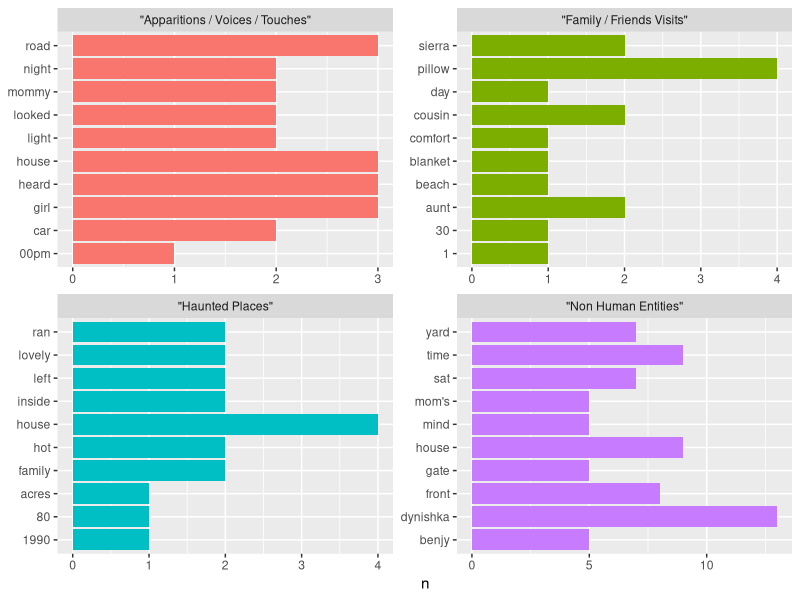
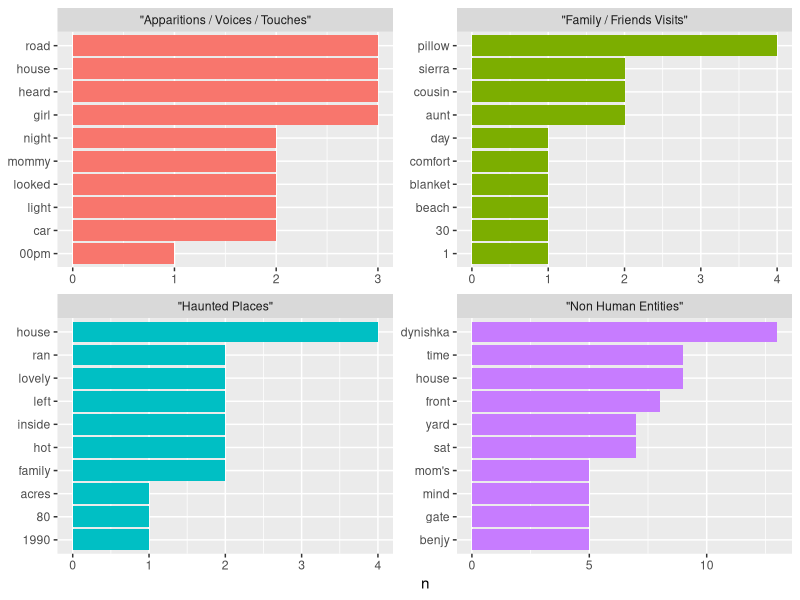
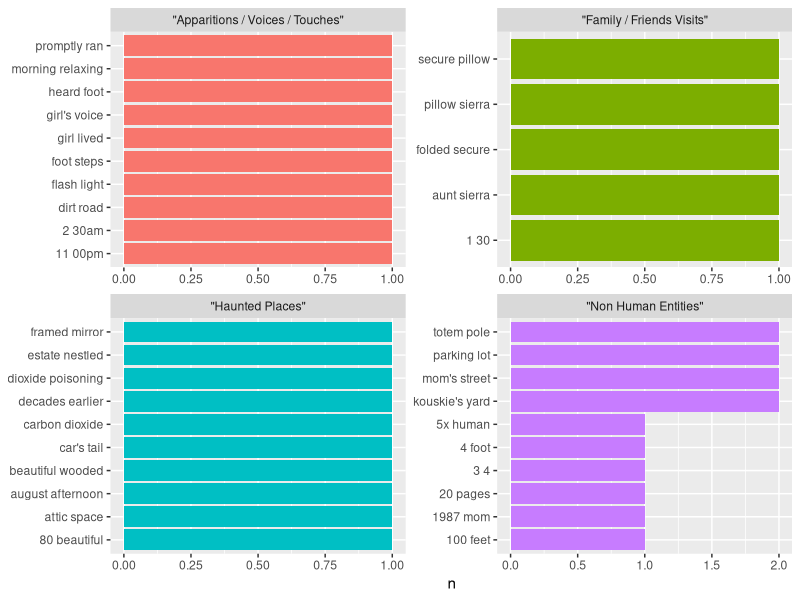
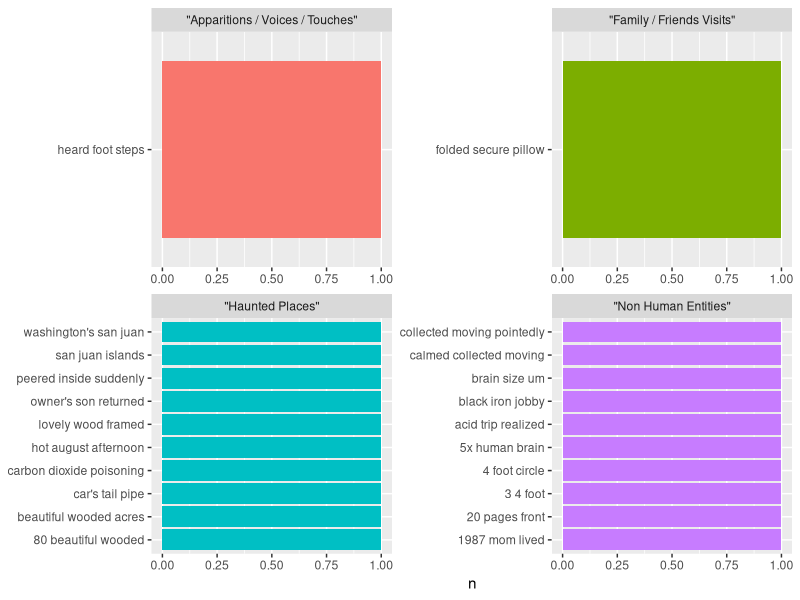

Write the R code that produced these figures, in order. (Note: this script raises an error after producing the figures.)
## ---- chunk 1
library(tidyverse)
library(tidytext)
library(knitr)
library(janeaustenr)
## ---- chunk 2
lines <- readLines("../data/data_pages.csv", encoding = "UTF-8")
split_lines <- strsplit(lines, "#\\$%#\\$%")

data_pages_loaded <- as.data.frame(do.call(rbind, split_lines), stringsAsFactors = FALSE)

colnames(data_pages_loaded) <- data_pages_loaded[1, ]
data_pages_loaded <- data_pages_loaded[-1, ]
rownames(data_pages_loaded) <- NULL

data_pages_loaded
## ---- chunk 3
colnames(data_pages_loaded) <- gsub('"', '', colnames(data_pages_loaded))

data_pages_loaded <- data_pages_loaded %>%
  mutate(
    state = if_else(is.na(state) | state == "" | state == "NA", country, state)
  ) %>%
  filter(!(is.na(category) | category == "" | category == "NA"))

#data_pages_loaded <- data_pages_loaded %>% slice_sample(n = 2000)
## ---- chunk 4
data_words <- data_pages_loaded |>
  unnest_tokens(output = word, input = description) 
## ---- chunk 5
data_pages_loaded |>
  unnest_tokens(word, description) |>
  count(category, word, sort = TRUE) |>
  group_by(category) |>
  slice_head(n = 10) |>
  pivot_wider(
    names_from = category, 
    values_from = n,
    values_fn = as.character,
    values_fill = "Not in top 10"
  ) |>
  kable()
## ---- chunk 6
data_pages_loaded |>
  unnest_tokens(word, description) |>
  anti_join(stop_words, by = "word") |>
  count(category, word, sort = TRUE) |>
  group_by(category) |>
  slice_head(n = 10) |>
  ggplot(aes(y = word, x = n, fill = category)) +
  geom_col(show.legend = FALSE) +
  facet_wrap(~category, scales = "free") +
  labs(y = NULL)
## ---- chunk 7
g1 <- data_pages_loaded |>
  unnest_tokens(word, description) |>
  anti_join(stop_words, by = "word") |>
  count(category, word, sort = TRUE) |>
  group_by(category) |>
  slice_head(n = 10) |>
  ggplot(aes(y = reorder_within(word, n, category), x = n, fill = category)) +
  geom_col(show.legend = FALSE) +
  facet_wrap(~category, scales = "free") +
  scale_y_reordered() +
  labs(y = NULL)

ggsave("../figures/unigrams.png", plot = g1, width = 10, height = 6)
## ---- chunk 8
data_bigrams <- data_pages_loaded %>%
  unnest_tokens(bigram, description, token = "ngrams", n = 2) %>%
  filter(!is.na(bigram)) %>%
  separate(bigram, into = c("word1", "word2"), sep = " ") %>%
  filter(!word1 %in% stop_words$word, !word2 %in% stop_words$word) %>%
  unite(bigram, word1, word2, sep = " ")

data_bigrams
## ---- chunk 9
g2 <- data_pages_loaded %>%
  unnest_tokens(bigram, description, token = "ngrams", n = 2) %>%
  filter(!is.na(bigram)) %>%
  separate(bigram, into = c("word1", "word2"), sep = " ") %>%
  filter(!word1 %in% stop_words$word, !word2 %in% stop_words$word) %>%
  unite(bigram, word1, word2, sep = " ") %>%
  count(category, bigram, sort = TRUE) %>%
  group_by(category) %>%
  slice_head(n = 10) %>%
  ggplot(aes(y = reorder_within(bigram, n, category), x = n, fill = category)) +
  geom_col(show.legend = FALSE) +
  facet_wrap(~category, scales = "free") +
  scale_y_reordered() +
  labs(y = NULL)

ggsave("../figures/bigrams.png", plot = g2, width = 10, height = 6)
## ---- chunk 10
g3 <- data_pages_loaded %>%
  unnest_tokens(trigram, description, token = "ngrams", n = 3) %>%
  filter(!is.na(trigram)) %>%
  separate(trigram, into = c("w1", "w2", "w3"), sep = " ") %>%
  filter(!w1 %in% stop_words$word, !w2 %in% stop_words$word, !w3 %in% stop_words$word) %>%
  unite(trigram, w1, w2, w3, sep = " ") %>%
  count(category, trigram, sort = TRUE) %>%
  group_by(category) %>%
  slice_head(n = 10) %>%
  ggplot(aes(y = reorder_within(trigram, n, category), x = n, fill = category)) +
  geom_col(show.legend = FALSE) +
  facet_wrap(~category, scales = "free") +
  scale_y_reordered() +
  labs(y = NULL)

ggsave("../figures/trigrams.png", plot = g3, width = 10, height = 6)
## ---- chunk 11
sentiments <- get_sentiments("afinn")
sentiments
## ---- chunk 12
library(tidyverse)
library(tidytext)
library(stringr)
library(furrr)

# Plan de ejecución paralela
plan(multisession, workers = parallel::detectCores() - 1)

# --- Palabras ---
data_words <- data_pages_loaded %>%
  unnest_tokens(word, description) %>%
  anti_join(stop_words, by = "word")

top_words_per_category <- data_words %>%
  count(category, word, sort = TRUE) %>%
  group_by(category) %>%
  slice_head(n = 20) %>%
  ungroup()

top_words_list <- unique(top_words_per_category$word)

# --- Bigramas ---
data_bigrams <- data_pages_loaded %>%
  unnest_tokens(bigram, description, token = "ngrams", n = 2) %>%
  filter(!is.na(bigram)) %>%
  separate(bigram, into = c("word1", "word2"), sep = " ") %>%
  filter(!word1 %in% stop_words$word, !word2 %in% stop_words$word) %>%
  unite(bigram, word1, word2, sep = " ")

top_bigrams_per_category <- data_bigrams %>%
  count(category, bigram, sort = TRUE) %>%
  group_by(category) %>%
  slice_head(n = 10) %>%
  ungroup()

top_bigrams_list <- unique(top_bigrams_per_category$bigram)

# --- Trigramas ---
data_trigrams <- data_pages_loaded %>%
  unnest_tokens(trigram, description, token = "ngrams", n = 3) %>%
  filter(!is.na(trigram)) %>%
  separate(trigram, into = c("w1", "w2", "w3"), sep = " ") %>%
  filter(!w1 %in% stop_words$word,
         !w2 %in% stop_words$word,
         !w3 %in% stop_words$word) %>%
  unite(trigram, w1, w2, w3, sep = " ")

top_trigrams_per_category <- data_trigrams %>%
  count(category, trigram, sort = TRUE) %>%
  group_by(category) %>%
  slice_head(n = 5) %>%
  ungroup()

top_trigrams_list <- unique(top_trigrams_per_category$trigram)

# --- Crear base modificada ---
data_pages_modified <- data_pages_loaded %>%
  select(id, title, category, country, state)

# --- Contar ocurrencias en paralelo ---
word_counts <- future_map_dfc(top_words_list,
                              ~ str_count(data_pages_loaded$description, fixed(.x)))
names(word_counts) <- top_words_list

bigram_counts <- future_map_dfc(top_bigrams_list,
                                ~ str_count(data_pages_loaded$description, fixed(.x)))
names(bigram_counts) <- top_bigrams_list

trigram_counts <- future_map_dfc(top_trigrams_list,
                                 ~ str_count(data_pages_loaded$description, fixed(.x)))
names(trigram_counts) <- top_trigrams_list

# --- Combinar ---
data_pages_modified <- data_pages_modified %>%
  bind_cols(word_counts, bigram_counts, trigram_counts) %>%
  select(id, title, country, state, category,
         all_of(top_words_list),
         all_of(top_bigrams_list),
         all_of(top_trigrams_list),
         everything())

# --- Exportar ---
write.csv(data_pages_modified, "../data/data_pages_modified.csv", row.names = FALSE)

data_pages_modified

## ---- chunk 13
data_words <- data_pages_loaded %>%
  unnest_tokens(word, description) %>%
  anti_join(stop_words, by = "word")

top_words_per_category <- data_words %>%
  count(category, word, sort = TRUE) %>%
  group_by(category) %>%
  slice_head(n = 20) %>%
  ungroup()

top_words_list <- top_words_per_category$word %>% unique()

data_bigrams <- data_pages_loaded %>%
  unnest_tokens(bigram, description, token = "ngrams", n = 2) %>%
  filter(!is.na(bigram)) %>%
  separate(bigram, into = c("word1", "word2"), sep = " ") %>%
  filter(!word1 %in% stop_words$word, !word2 %in% stop_words$word) %>%
  unite(bigram, word1, word2, sep = " ")

top_bigrams_per_category <- data_bigrams %>%
  count(category, bigram, sort = TRUE) %>%
  group_by(category) %>%
  slice_head(n = 10) %>%
  ungroup()

top_bigrams_list <- top_bigrams_per_category$bigram %>% unique()

data_trigrams <- data_pages_loaded %>%
  unnest_tokens(trigram, description, token = "ngrams", n = 3) %>%
  filter(!is.na(trigram)) %>%
  separate(trigram, into = c("w1", "w2", "w3"), sep = " ") %>%
  filter(!w1 %in% stop_words$word, !w2 %in% stop_words$word, !w3 %in% stop_words$word) %>%
  unite(trigram, w1, w2, w3, sep = " ")

top_trigrams_per_category <- data_trigrams %>%
  count(category, trigram, sort = TRUE) %>%
  group_by(category) %>%
  slice_head(n = 5) %>%
  ungroup()

top_trigrams_list <- top_trigrams_per_category$trigram %>% unique()

data_pages_modified <- data_pages_loaded %>%
  select(id, title, category, country, state)

for (w in top_words_list) {
  data_pages_modified[[w]] <- str_count(data_pages_loaded$description, fixed(w))
}

for (b in top_bigrams_list) {
  data_pages_modified[[b]] <- str_count(data_pages_loaded$description, fixed(b))
}

for (t in top_trigrams_list) {
  data_pages_modified[[t]] <- str_count(data_pages_loaded$description, fixed(t))
}

data_pages_modified <- data_pages_modified %>%
  select(id, title, country, state, category, all_of(top_words_list), all_of(top_bigrams_list),                  all_of(top_trigrams_list), everything())

write.csv(data_pages_modified, "../data/data_pages_modified.csv", row.names = FALSE)

data_pages_modified
## ---- chunk 14
